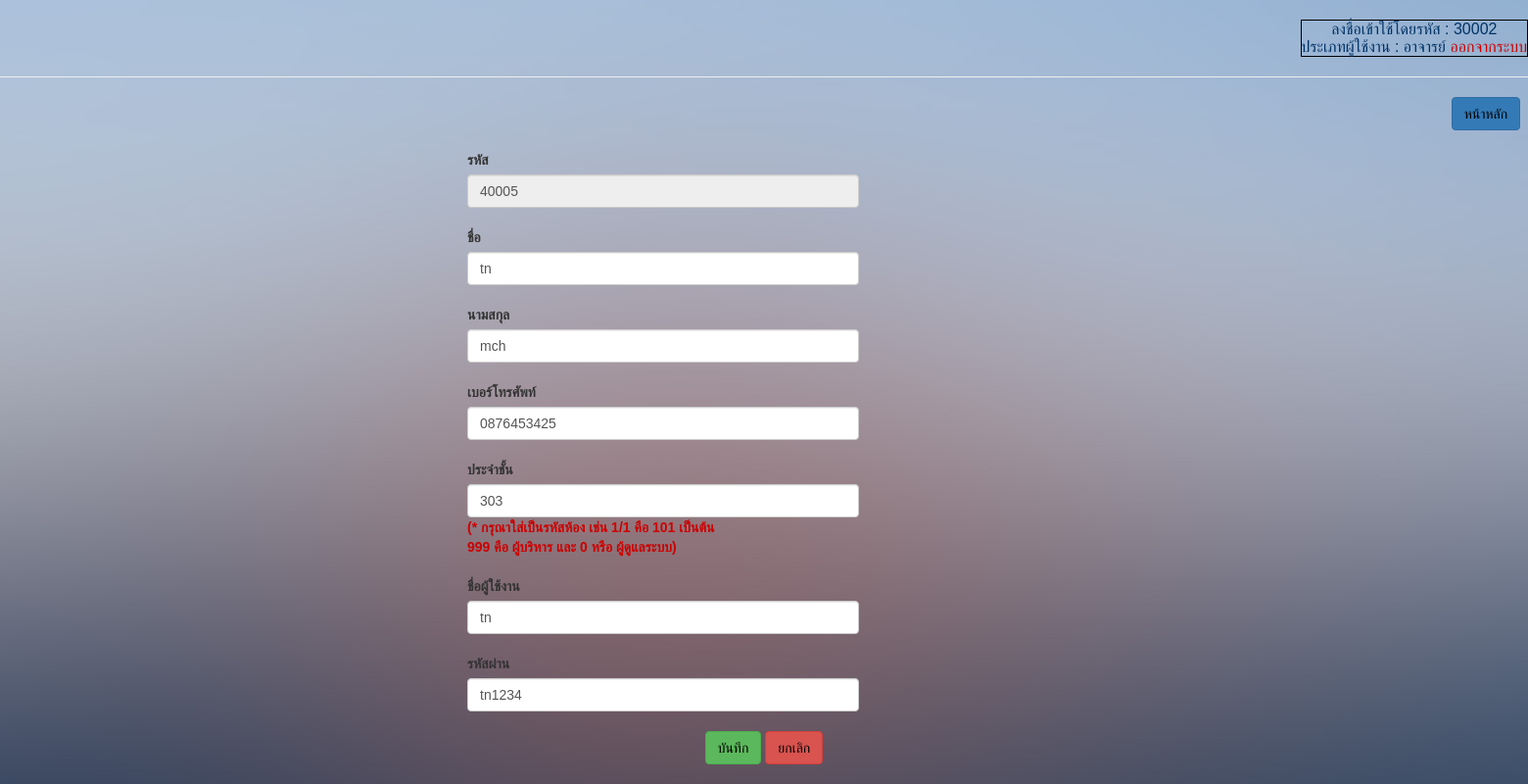
The page /html5up-dimension/infoEdit.php?userID=30005 (signed in) on the database its author committed.
### tables this page shows
CREATE TABLE `teacher` (
  `teacherID` int(11) NOT NULL,
  `teacherName` varchar(255) NOT NULL,
  `teacherLastname` varchar(255) NOT NULL,
  `teacherPhone` varchar(255) NOT NULL,
  `classID` int(11) NOT NULL,
  `userID` int(11) NOT NULL
);

CREATE TABLE `class` (
  `classID` int(11) NOT NULL,
  `class` varchar(255) NOT NULL
);

CREATE TABLE `user` (
  `userID` int(11) NOT NULL,
  `user` varchar(255) NOT NULL,
  `password` varchar(255) NOT NULL,
  `typeUser` varchar(255) NOT NULL
);

### html5up-dimension/infoEdit.php (the view, shortened to what this page needs)
<?php
if (!$_SESSION["uname"]){
	  Header("Location: Login.php");
}else{?>
<html>
	<head>
		<link rel="stylesheet" href="https://maxcdn.bootstrapcdn.com/bootstrap/3.3.7/css/bootstrap.min.css">
	</head>
<div class="abcd">
	<body background="/images/bg.jpg">
    <div align="right" class="a" ><br>
      <table border="1" bordercolor="#000000" cellpadding="5">
				<tr>
      		<td>
    		  <center><font color='#003366'> ลงชื่อเข้าใช้โดยรหัส :
    			<?php echo($_SESSION['userID']);?><br>
          ประเภทผู้ใช้งาน : <?php echo($_SESSION['typeUser']);?> </font>
    			<a href="logout.php"><font color="#CC0000">ออกจากระบบ</font></a></center>
        </tr></td>
        </table>
				<hr>
    </div>
<div align="right">
	<a href="adminpage.php"><button type="button" class="btn btn-primary"><font color="#000000">หน้าหลัก</font></button></a>	&nbsp;
</div>
<form method="post" action="updateInfo.php">
<br>
<?php
include ("connectDB.php");
$strSQL = mysqli_query($mysqli,"select * from teacher,user,class where teacher.userID='".$_GET['userID']."' and teacher.classID=class.classID and teacher.userID=user.userID");
$objResult = mysqli_fetch_array($strSQL);
 ?>
 <div style="position:relative; left:477px;">
 <label for="ex3">รหัส</label>
 <input class="form-control"  style="width: 400px" type="text" value="<?php echo $objResult['teacherID'] ?>" name="teacherID" disabled><br>
 <label for="ex3">ชื่อ</label>
 <input class="form-control" style="width: 400px" type="text" value="<?php echo $objResult['teacherName'] ?>" name="teacherName"><br>
 <label for="ex3">นามสกุล</label>
 <input class="form-control" style="width: 400px" type="text" value="<?php echo $objResult['teacherLastname'] ?>" name="teacherLastname"><br>
 <label for="ex3">เบอร์โทรศัพท์</label>
 <input class="form-control" style="width: 400px" type="text" value="<?php echo $objResult['teacherPhone'] ?>" name="teacherPhone"><br>
 <label for="ex3">ประจำชั้น</label>
 <input class="form-control" style="width: 400px" type="text" value="<?php echo $objResult['classID'] ?>" name="classID"><font color="#CC0000"><b>(* กรุณาใส่เป็นรหัสห้อง เช่น 1/1 คือ 101 เป็นต้น <br> 999 คือ ผู้บริหาร และ 0 หรือ ผู้ดูแลระบบ)</b></font><br><br>
 <label for="ex3">ชื่อผู้ใช้งาน</label>
 <input class="form-control" style="width: 400px" type="text" value="<?php echo $objResult['user'] ?>" name="user"><br>
 <label for="ex3">รหัสผ่าน</label>
 <input class="form-control" style="width: 400px" type="text" value="<?php echo $objResult['password'] ?>" name="password"><br>
</div>
<center>
<button type="submit" class="btn btn-success"><font color="#000000">บันทึก</font></button>
<a href="teacherInfo.php"><button type="button" class="btn btn-danger"><font color="#000000">ยกเลิก</font></button></a>
</center>
</form>
	</body>
</html>
<?php }?>

### html5up-dimension/infoEdit.php (style rules this page uses)
div.abcd { font-family: "FontAwesome",sans-serif; }

### rows shown on the page
teacher: teacherID "40005", teacherName "tn", teacherLastname "mch", teacherPhone "0876453425", classID "303", user "tn", password "tn1234"

### other values the page prints
$_SESSION['userID'] "30002"
$_SESSION['typeUser'] "อาจารย์"
